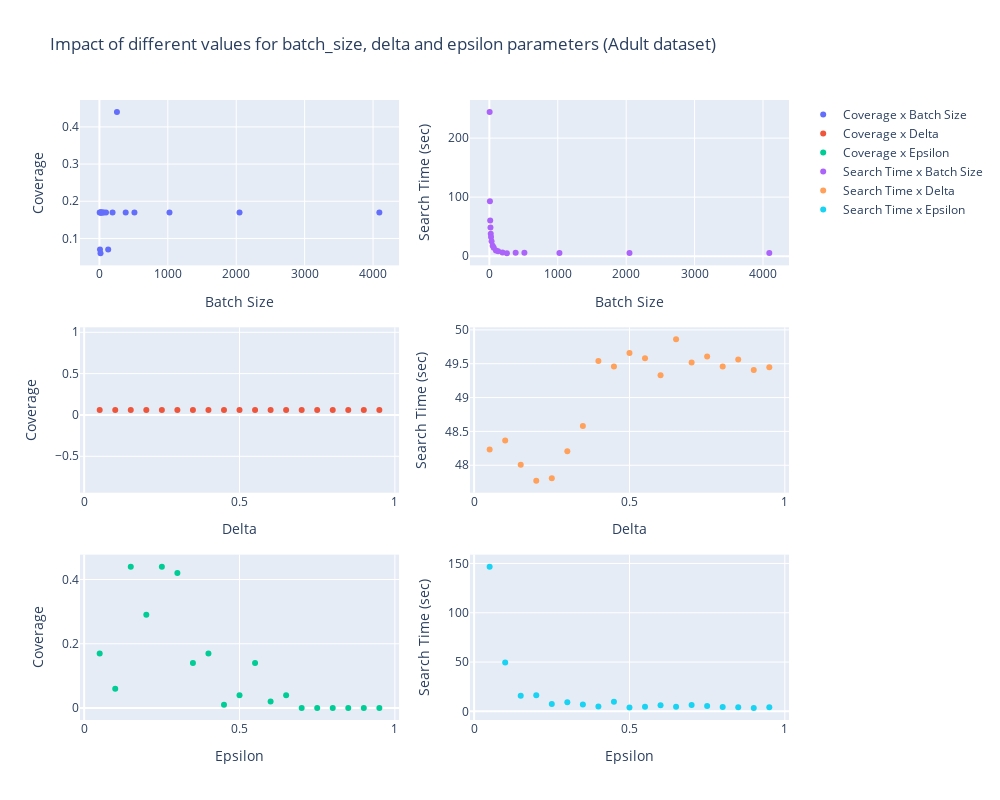
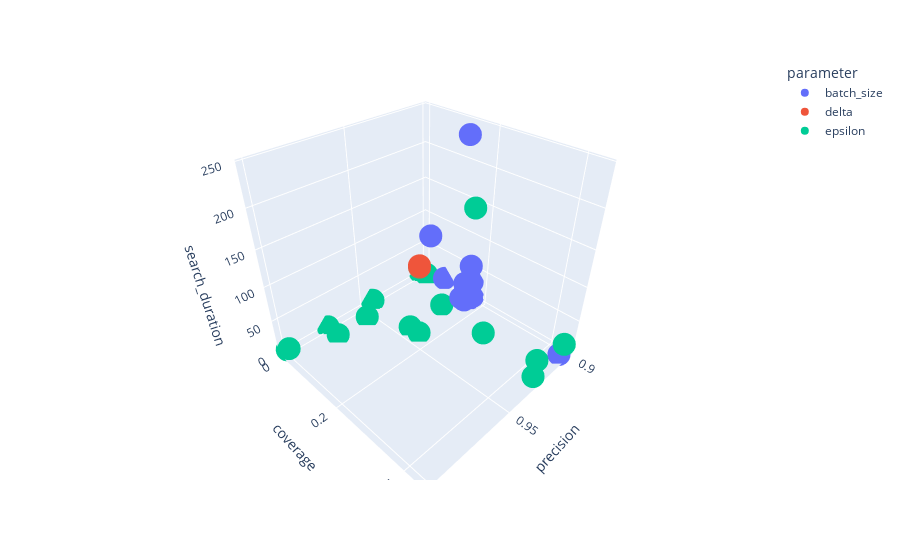

Notebook cell for these charts, in order:
### Code cell
# Analysis Part
import pandas as pd
import plotly.express as px
import plotly.graph_objs as go
from plotly.subplots import make_subplots

df = pd.read_csv("hyperparams.csv")
print(df.head())

fig = make_subplots(
    rows=3, cols=2,
)

df_batch = df[df['parameter']=='batch_size']
df_delta = df[df['parameter']=='delta']
df_eps = df[df['parameter']=='epsilon']

trace_batch_cov = go.Scatter(
    x=df_batch.value,
    y=df_batch.coverage,
    mode='markers',
    name='Coverage x Batch Size'
)
trace_delta_cov = go.Scatter(
    x=df_delta.value,
    y=df_delta.coverage,
    mode='markers',
    name='Coverage x Delta'
)
trace_eps_cov = go.Scatter(
    x=df_eps.value,
    y=df_eps.coverage,
    mode='markers',
    name='Coverage x Epsilon'
)
trace_batch_dur = go.Scatter(
    x=df_batch.value,
    y=df_batch.search_duration,
    mode='markers',
    name='Search Time x Batch Size'
)
trace_delta_dur = go.Scatter(
    x=df_delta.value,
    y=df_delta.search_duration,
    mode='markers',
    name='Search Time x Delta'
)
trace_eps_dur = go.Scatter(
    x=df_eps.value,
    y=df_eps.search_duration,
    mode='markers',
    name='Search Time x Epsilon'
)

fig.add_trace(trace_batch_cov, row=1, col=1)
fig.add_trace(trace_delta_cov, row=2, col=1)
fig.add_trace(trace_eps_cov, row=3, col=1)
fig.add_trace(trace_batch_dur, row=1, col=2)
fig.add_trace(trace_delta_dur, row=2, col=2)
fig.add_trace(trace_eps_dur, row=3, col=2)


fig.update_layout(
    title_text='Impact of different values for batch_size, delta and epsilon parameters (Adult dataset)',
    height=800,
    width=1000
)

fig['layout']['xaxis']['title'] = 'Batch Size'
fig['layout']['xaxis2']['title'] = 'Batch Size'
fig['layout']['xaxis3']['title'] = 'Delta'
fig['layout']['xaxis4']['title'] = 'Delta'
fig['layout']['xaxis5']['title'] = 'Epsilon'
fig['layout']['xaxis6']['title'] = 'Epsilon'
fig['layout']['yaxis']['title'] = 'Coverage'
fig['layout']['yaxis2']['title'] = 'Search Time (sec)'
fig['layout']['yaxis3']['title'] = 'Coverage'
fig['layout']['yaxis4']['title'] = 'Search Time (sec)'
fig['layout']['yaxis5']['title'] = 'Coverage'
fig['layout']['yaxis6']['title'] = 'Search Time (sec)'

fig.show()

fig = px.scatter_3d(df, x='precision', y='coverage', z='search_duration',
              color='parameter')
fig.show()

### Figure 1 — Plotly figure (JSON) as saved in the notebook; plotly's stock layout.template omitted (floating-point values rounded to 4 significant figures)
{"data": [{"mode": "markers", "name": "Coverage x Batch Size", "type": "scatter", "x": [4, 8, 12, 16, 20, 24, 32, 48, 64, 96, 128, 192, 256, 384, 512, 1024, 2048, 4092], "xaxis": "x", "y": [0.17, 0.07, 0.17, 0.06, 0.17, 0.17, 0.17, 0.17, 0.17, 0.17, 0.07, 0.17, 0.44, 0.17, 0.17, 0.17, 0.17, 0.17], "yaxis": "y"}, {"mode": "markers", "name": "Coverage x Delta", "type": "scatter", "x": [0.05, 0.1, 0.15, 0.2, 0.25, 0.3, 0.35, 0.4, 0.45, 0.5, 0.55, 0.6, 0.65, 0.7, 0.75, 0.8, 0.85, 0.9, 0.95], "xaxis": "x3", "y": [0.06, 0.06, 0.06, 0.06, 0.06, 0.06, 0.06, 0.06, 0.06, 0.06, 0.06, 0.06, 0.06, 0.06, 0.06, 0.06, 0.06, 0.06, 0.06], "yaxis": "y3"}, {"mode": "markers", "name": "Coverage x Epsilon", "type": "scatter", "x": [0.05, 0.1, 0.15, 0.2, 0.25, 0.3, 0.35, 0.4, 0.45, 0.5, 0.55, 0.6, 0.65, 0.7, 0.75, 0.8, 0.85, 0.9, 0.95], "xaxis": "x5", "y": [0.17, 0.06, 0.44, 0.29, 0.44, 0.42, 0.14, 0.17, 0.01, 0.04, 0.14, 0.02, 0.04, 0, 0, 0, 0, 0, 0], "yaxis": "y5"}, {"mode": "markers", "name": "Search Time x Batch Size", "type": "scatter", "x": [4, 8, 12, 16, 20, 24, 32, 48, 64, 96, 128, 192, 256, 384, 512, 1024, 2048, 4092], "xaxis": "x2", "y": [244.2, 92.9, 60.54, 48.37, 38.11, 32.59, 25.4, 17.65, 14.12, 9.777, 8.135, 6.148, 4.809, 5.641, 5.87, 5.267, 5.288, 5.342], "yaxis": "y2"}, {"mode": "markers", "name": "Search Time x Delta", "type": "scatter", "x": [0.05, 0.1, 0.15, 0.2, 0.25, 0.3, 0.35, 0.4, 0.45, 0.5, 0.55, 0.6, 0.65, 0.7, 0.75, 0.8, 0.85, 0.9, 0.95], "xaxis": "x4", "y": [48.23, 48.37, 48.01, 47.77, 47.81, 48.21, 48.58, 49.54, 49.46, 49.66, 49.58, 49.33, 49.86, 49.52, 49.6, 49.46, 49.56, 49.41, 49.45], "yaxis": "y4"}, {"mode": "markers", "name": "Search Time x Epsilon", "type": "scatter", "x": [0.05, 0.1, 0.15, 0.2, 0.25, 0.3, 0.35, 0.4, 0.45, 0.5, 0.55, 0.6, 0.65, 0.7, 0.75, 0.8, 0.85, 0.9, 0.95], "xaxis": "x6", "y": [146.7, 49.69, 15.85, 16.36, 7.567, 9.14, 7.079, 4.848, 9.812, 3.885, 4.73, 6.241, 4.622, 6.578, 5.449, 4.486, 4.068, 3.435, 4.199], "yaxis": "y6"}], "layout": {"height": 800, "title": {"text": "Impact of different values for batch_size, delta and epsilon parameters (Adult dataset)"}, "width": 1000, "xaxis": {"anchor": "y", "domain": [0, 0.45], "title": {"text": "Batch Size"}}, "xaxis2": {"anchor": "y2", "domain": [0.55, 1], "title": {"text": "Batch Size"}}, "xaxis3": {"anchor": "y3", "domain": [0, 0.45], "title": {"text": "Delta"}}, "xaxis4": {"anchor": "y4", "domain": [0.55, 1], "title": {"text": "Delta"}}, "xaxis5": {"anchor": "y5", "domain": [0, 0.45], "title": {"text": "Epsilon"}}, "xaxis6": {"anchor": "y6", "domain": [0.55, 1], "title": {"text": "Epsilon"}}, "yaxis": {"anchor": "x", "domain": [0.7333, 1], "title": {"text": "Coverage"}}, "yaxis2": {"anchor": "x2", "domain": [0.7333, 1], "title": {"text": "Search Time (sec)"}}, "yaxis3": {"anchor": "x3", "domain": [0.3667, 0.6333], "title": {"text": "Coverage"}}, "yaxis4": {"anchor": "x4", "domain": [0.3667, 0.6333], "title": {"text": "Search Time (sec)"}}, "yaxis5": {"anchor": "x5", "domain": [0, 0.2667], "title": {"text": "Coverage"}}, "yaxis6": {"anchor": "x6", "domain": [0, 0.2667], "title": {"text": "Search Time (sec)"}}}}

### Figure 2 — Plotly figure (JSON) as saved in the notebook; plotly's stock layout.template omitted (floating-point values rounded to 4 significant figures)
{"data": [{"hovertemplate": "parameter=batch_size<br>precision=%{x}<br>coverage=%{y}<br>search_duration=%{z}<extra></extra>", "legendgroup": "batch_size", "marker": {"color": "#636efa", "symbol": "circle"}, "mode": "markers", "name": "batch_size", "scene": "scene", "showlegend": true, "type": "scatter3d", "x": [0.9111, 0.9132, 0.9045, 0.9197, 0.9091, 0.9029, 0.9084, 0.912, 0.9021, 0.9091, 0.9012, 0.9062, 0.9062, 0.9025, 0.9035, 0.9019, 0.9059, 0.9038], "y": [0.17, 0.07, 0.17, 0.06, 0.17, 0.17, 0.17, 0.17, 0.17, 0.17, 0.07, 0.17, 0.44, 0.17, 0.17, 0.17, 0.17, 0.17], "z": [244.2, 92.9, 60.54, 48.37, 38.11, 32.59, 25.4, 17.65, 14.12, 9.777, 8.135, 6.148, 4.809, 5.641, 5.87, 5.267, 5.288, 5.342]}, {"hovertemplate": "parameter=delta<br>precision=%{x}<br>coverage=%{y}<br>search_duration=%{z}<extra></extra>", "legendgroup": "delta", "marker": {"color": "#EF553B", "symbol": "circle"}, "mode": "markers", "name": "delta", "scene": "scene", "showlegend": true, "type": "scatter3d", "x": [0.9197, 0.9197, 0.9197, 0.9197, 0.9197, 0.9197, 0.9197, 0.9197, 0.9197, 0.9197, 0.9197, 0.9197, 0.9197, 0.9197, 0.9197, 0.9197, 0.9197, 0.9197, 0.9197], "y": [0.06, 0.06, 0.06, 0.06, 0.06, 0.06, 0.06, 0.06, 0.06, 0.06, 0.06, 0.06, 0.06, 0.06, 0.06, 0.06, 0.06, 0.06, 0.06], "z": [48.23, 48.37, 48.01, 47.77, 47.81, 48.21, 48.58, 49.54, 49.46, 49.66, 49.58, 49.33, 49.86, 49.52, 49.6, 49.46, 49.56, 49.41, 49.45]}, {"hovertemplate": "parameter=epsilon<br>precision=%{x}<br>coverage=%{y}<br>search_duration=%{z}<extra></extra>", "legendgroup": "epsilon", "marker": {"color": "#00cc96", "symbol": "circle"}, "mode": "markers", "name": "epsilon", "scene": "scene", "showlegend": true, "type": "scatter3d", "x": [0.9039, 0.9197, 0.9028, 0.925, 0.9286, 0.9191, 0.9201, 0.9444, 1, 0.975, 0.9444, 0.9052, 0.9554, 0.9062, 0.9444, 1, 1, 0.975, 0.9437], "y": [0.17, 0.06, 0.44, 0.29, 0.44, 0.42, 0.14, 0.17, 0.01, 0.04, 0.14, 0.02, 0.04, 0, 0, 0, 0, 0, 0], "z": [146.7, 49.69, 15.85, 16.36, 7.567, 9.14, 7.079, 4.848, 9.812, 3.885, 4.73, 6.241, 4.622, 6.578, 5.449, 4.486, 4.068, 3.435, 4.199]}], "layout": {"legend": {"title": {"text": "parameter"}, "tracegroupgap": 0}, "margin": {"t": 60}, "scene": {"domain": {"x": [0, 1], "y": [0, 1]}, "xaxis": {"title": {"text": "precision"}}, "yaxis": {"title": {"text": "coverage"}}, "zaxis": {"title": {"text": "search_duration"}}}}}
